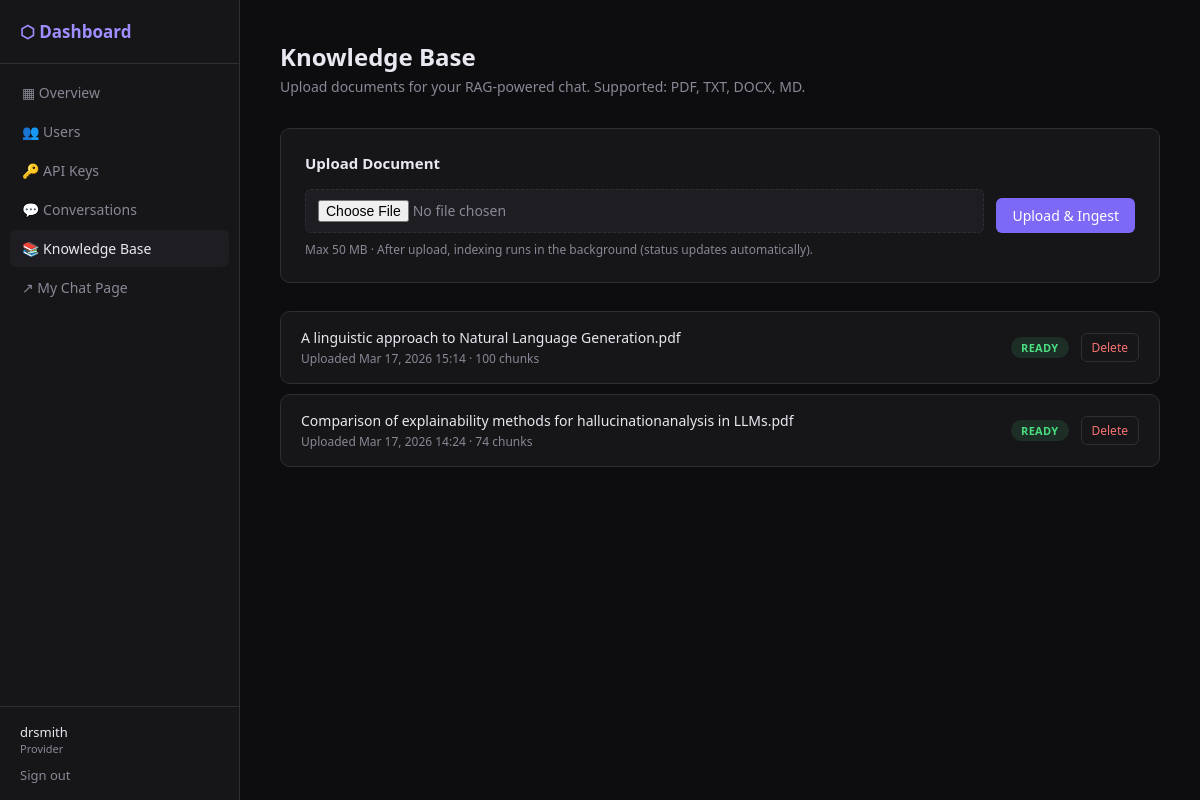
/dashboard/rag/documents/ (signed in), run on the app's committed database.
### accounts/models.py (models this page shows, shortened)
class User(AbstractUser):
    class Tier(models.TextChoices):
        A = 'A', 'Super Admin'
        B = 'B', 'Provider'
        C = 'C', 'End User'
    tier   = models.CharField(max_length=1, choices=Tier.choices, default=Tier.C)
    parent = models.ForeignKey(
        'self', null=True, blank=True,
        on_delete=models.SET_NULL,
        related_name='children',
    )
    slug = models.SlugField(unique=True, blank=True)

### rag/models.py (models this page shows, shortened)
class ProviderDocument(models.Model):
    class Status(models.TextChoices):
        PENDING   = 'pending',   'Pending'
        INGESTING = 'ingesting', 'Ingesting'
        READY     = 'ready',     'Ready'
        ERROR     = 'error',     'Error'
    provider      = models.ForeignKey(User, on_delete=models.CASCADE,
                                      related_name='documents')
    file          = models.FileField(upload_to=upload_path)
    original_name = models.CharField(max_length=255)
    status        = models.CharField(max_length=10, choices=Status.choices,
                                     default=Status.PENDING)
    error_message = models.TextField(blank=True)
    chunk_count   = models.PositiveIntegerField(default=0)
    uploaded_at   = models.DateTimeField(auto_now_add=True)
    class Meta:
        ordering = ['-uploaded_at']

### rag/views.py (the view)
# urls.py: path('documents/',                  views.DocumentListView.as_view(),       name='rag_documents'),
class DocumentListView(BtierRequiredMixin, View):
    def get(self, request):
        docs = ProviderDocument.objects.filter(provider=request.user)
        try:
            embed_cfg = request.user.embedding_config
        except ProviderEmbeddingConfig.DoesNotExist:
            embed_cfg = None
        return render(request, 'rag/documents.html', {
            'documents':       docs,
            'embed_cfg':       embed_cfg,
            'model_choices':   EMBED_MODEL_CHOICES,
        })

### rag/views.py (called while the page is built)
    def dispatch(self, request, *args, **kwargs):
        if not request.user.is_authenticated:
            return self.handle_no_permission()
        if request.user.tier not in [User.Tier.A, User.Tier.B]:
            return redirect('chat_home')
        return super().dispatch(request, *args, **kwargs)

### templates/rag/documents.html (shortened to what this page needs)
{% extends "dashboard/base.html" %}
{% block dashboard_content %}
<div class="d-header">
  <h1>Knowledge Base</h1>
  <p>Upload documents for your RAG-powered chat. Supported: PDF, TXT, DOCX, MD.</p>
</div>
<div class="upload-card">
  <h2>Upload Document</h2>
  <form method="post" action="{% url 'rag_upload' %}" enctype="multipart/form-data">
    <div class="upload-row">
      <input type="file" name="file" accept=".pdf,.txt,.docx,.doc,.md,.markdown" required>
      <button type="submit" class="btn btn-primary">Upload &amp; Ingest</button>
    </div>
  </form>
  <p class="hint">Max 50 MB · After upload, indexing runs in the background (status updates automatically).</p>
</div>
<div class="doc-list" id="docList">
  {% for doc in documents %}
  <div class="doc-card" data-doc-id="{{ doc.pk }}" data-status="{{ doc.status }}">
    <div style="flex:1;min-width:0">
      <div class="doc-name">{{ doc.original_name }}</div>
      <div class="doc-meta">
        Uploaded {{ doc.uploaded_at|date:"M d, Y H:i" }}
        {% if doc.status == 'ready' %} · {{ doc.chunk_count }} chunks{% endif %}
      </div>
    </div>
    <div class="doc-actions">
      <span class="status-badge status-{{ doc.status }}" id="status-{{ doc.pk }}">
        {{ doc.get_status_display }}
      </span>
      <form method="post" action="{% url 'rag_delete' doc.pk %}"
            onsubmit="return confirm('Delete this document and remove its vectors?')">
        <button type="submit" class="btn btn-ghost"
                style="font-size:12px;padding:5px 10px;color:var(--red)">Delete</button>
      </form>
    </div>
  </div>
  {% empty %}
  <div class="empty">No documents yet. Upload one above to enable RAG on your chat page.</div>
  {% endfor %}
</div>
{% endblock %}

### templates/dashboard/base.html (shortened to what this page needs)
{% extends "base.html" %}
{% block body %}
<div class="d-layout">
  <aside class="d-sidebar">
    <div class="d-logo">⬡ Dashboard</div>
    <nav class="d-nav">
      <a href="{% url 'dashboard_home' %}"
         class="{% if request.resolver_match.url_name == 'dashboard_home' %}active{% endif %}">
        ▦ Overview
      </a>
      <a href="{% url 'dashboard_users' %}"
         class="{% if 'users' in request.resolver_match.url_name %}active{% endif %}">
        👥 Users
      </a>
      <a href="{% url 'dashboard_api_keys' %}"
         class="{% if 'api_key' in request.resolver_match.url_name %}active{% endif %}">
        🔑 API Keys
      </a>
      <a href="{% url 'dashboard_conversations' %}"
         class="{% if 'conversation' in request.resolver_match.url_name %}active{% endif %}">
        💬 Conversations
      </a>
      <a href="{% url 'rag_documents' %}"
         class="{% if 'rag' in request.resolver_match.url_name %}active{% endif %}">
        📚 Knowledge Base
      </a>
      <a href="/chat/u/{{ request.user.slug }}/" target="_blank">
        ↗ My Chat Page
      </a>
    </nav>
    <div class="d-footer">
      <div class="username">{{ request.user.username }}</div>
      <div class="tier">{{ request.user.get_tier_display }}</div>
      <form method="post" action="{% url 'logout' %}" style="margin:0">
        <button type="submit" class="logout-btn">Sign out</button>
      </form>
    </div>
  </aside>
  <main class="d-main">
    {% block dashboard_content %}{% endblock %}
  </main>
</div>
{% endblock %}

### templates/base.html (style rules this page uses)
*, *::before, *::after { box-sizing: border-box; margin: 0; padding: 0; }
:root { --bg: #0d0d0f; --surface: #161618; --surface2: #1e1e22; --border: #2e2e36; --text: #e8e8f0; --text-muted: #888896; --text-dim: #55555e; --accent: #7c6af7; --accent-light: #9d8fff; --accent-glow: rgba(124, 106, 247, 0.15); --green: #4ade80; --red: #f87171; --sidebar-w: 260px; --radius: 10px; --radius-sm: 6px; }
html, body { height: 100%; font-family: system-ui, sans-serif; background: var(--bg); color: var(--text); font-size: 15px; }
a { color: var(--accent-light); text-decoration: none; }
button, .btn { cursor: pointer; font-family: inherit; font-size: 14px; font-weight: 500; border: none; border-radius: var(--radius-sm); padding: 8px 16px; transition: all 0.2s; display: inline-flex; align-items: center; gap: 6px; }
.btn-primary { background: var(--accent); color: white; }
.btn-ghost { background: transparent; color: var(--text-muted); border: 1px solid var(--border); }
input, textarea { font-family: inherit; background: var(--surface2); border: 1px solid var(--border); color: var(--text); border-radius: var(--radius-sm); padding: 8px 12px; font-size: 14px; outline: none; transition: border-color 0.2s; width: 100%; }

### templates/dashboard/base.html (style rules this page uses)
html, body { overflow: auto; }
.d-layout { display: flex; min-height: 100vh; }
.d-sidebar { width: 240px; background: var(--surface); border-right: 1px solid var(--border); display: flex; flex-direction: column; flex-shrink: 0; position: sticky; top: 0; height: 100vh; }
.d-logo { padding: 20px; font-size: 17px; font-weight: 600; color: var(--accent-light); border-bottom: 1px solid var(--border); }
.d-nav { padding: 10px; flex: 1; }
.d-nav a { display: flex; align-items: center; gap: 10px; padding: 9px 12px; border-radius: var(--radius-sm); color: var(--text-muted); font-size: 14px; text-decoration: none; transition: all .15s; margin-bottom: 2px; }
.d-nav a:hover, .d-nav a.active { background: var(--surface2); color: var(--text); }
.d-footer { padding: 16px 20px; border-top: 1px solid var(--border); }
.d-footer .username { font-size: 13px; font-weight: 500; }
.d-footer .tier { font-size: 11px; color: var(--text-muted); margin-bottom: 8px; }
.d-footer .logout-btn { background: none; border: none; padding: 0; font-size: 13px; color: var(--text-muted); cursor: pointer; font-family: inherit; }
.d-main { flex: 1; padding: 40px; min-width: 0; }
.d-header { margin-bottom: 32px; }
.d-header h1 { font-size: 24px; font-weight: 600; }
.d-header p { color: var(--text-muted); font-size: 14px; margin-top: 4px; }

### templates/rag/documents.html (style rules this page uses)
.upload-card { background: var(--surface); border: 1px solid var(--border); border-radius: var(--radius); padding: 24px; margin-bottom: 28px; }
.upload-card h2 { font-size: 15px; font-weight: 600; margin-bottom: 16px; }
.upload-row { display: flex; gap: 12px; align-items: flex-end; }
.upload-row input[type=file] { flex: 1; background: var(--surface2); border: 1px dashed var(--border); border-radius: var(--radius-sm); padding: 10px 12px; font-size: 14px; color: var(--text-muted); cursor: pointer; }
.hint { font-size: 12px; color: var(--text-muted); margin-top: 8px; }
.doc-list { display: flex; flex-direction: column; gap: 10px; }
.doc-card { background: var(--surface); border: 1px solid var(--border); border-radius: var(--radius); padding: 16px 20px; display: flex; align-items: center; justify-content: space-between; gap: 16px; }
.doc-name { font-weight: 500; font-size: 14px; }
.doc-meta { font-size: 12px; color: var(--text-muted); margin-top: 3px; }
.status-badge { font-size: 11px; font-weight: 600; padding: 3px 10px; border-radius: 20px; text-transform: uppercase; letter-spacing: .3px; white-space: nowrap; }
.status-ready { background: rgba(74,222,128,.12); color: var(--green); }
.doc-actions { display: flex; align-items: center; gap: 12px; flex-shrink: 0; }

### data on the page
User: user.username "drsmith", user.tier "Provider"
ProviderDocument: original_name "A linguistic approach to Natural Language Generation.pdf", uploaded_at "Mar 17, 2026 15:14", chunk_count "100", status "READY"
ProviderDocument: original_name "Comparison of explainability methods for hallucinationanalysis in LLMs.pdf", uploaded_at "Mar 17, 2026 14:24", chunk_count "74", status "READY"
